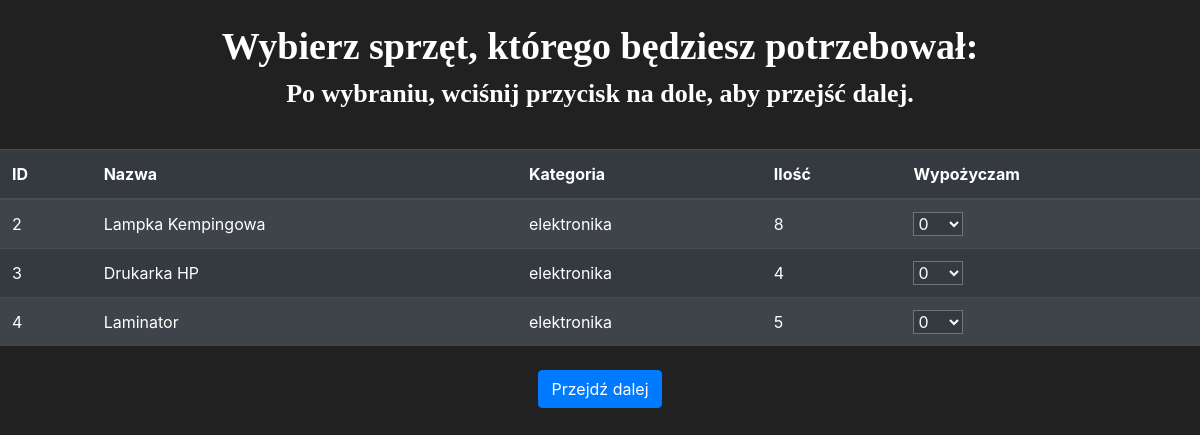
Page /takerequest on the earlier database version.
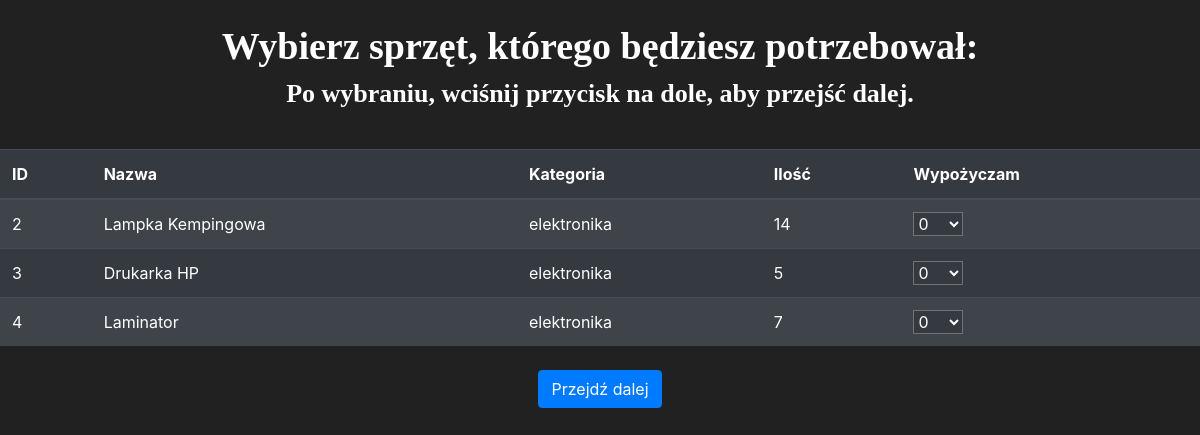
Same page on the later database version.
### app.py (models this page shows, shortened)
class Item(db.Model):
    id = db.Column(db.Integer(), primary_key=True)
    name = db.Column(db.String(length=30), nullable=False, unique=True)
    category = db.Column(db.String(length=30), nullable=False)
    amount = db.Column(db.Integer(), nullable=True)
    localization = db.Column(db.String(length=30), nullable=False)
    notes = db.Column(db.String(length=60), nullable=True)

### app.py (the view)
@app.route('/takerequest')
def take_request():
    items = Item.query.all()
    return render_template('take_request.html', items=items)

### templates/take_request.html (shortened to what this page needs)
<!DOCTYPE html>
<html lang="en">
<head>
    <link rel="stylesheet" href="https://cdn.jsdelivr.net/npm/bootstrap@4.5.3/dist/css/bootstrap.min.css">
</head>
<body>
<br>
<h1 style="font-family: Calibri; font-size: 38px; font-weight: 600; text-align:center;">
    Wybierz sprzęt, którego będziesz potrzebował:
</h1>
<h1 style="font-family: Calibri; font-size: 26px; font-weight: 600; text-align:center;">
    Po wybraniu, wciśnij przycisk na dole, aby przejść dalej.
</h1>
<form method="POST" action="{{ url_for('take_request_next') }}">
{% block table %}
<br>
<table class="table table-striped table-dark">
    <thead>
        <tr>
            <th>ID</th>
            <th>Nazwa</th>
            <th>Kategoria</th>
            <th>Ilość</th>
            <th>Wypożyczam</th>
        </tr>
    </thead>
    <tbody>
        {% for item in items %}
        <tr>
            <td>{{ item.id }}</td>
            <td>{{ item.name }}</td>
            <td>{{ item.category }}</td>
            <td>{{ item.amount }}</td>
            <td>
                <select name="item_{{ item.id }}" class="form-select bg-dark text-white border-secondary select-fixed">
                    {% for i in range(0, item.amount + 1) %}
                    <option value="{{ i }}">{{ i }}</option>
                    {% endfor %}
                </select>
            </td>
        </tr>
        {% endfor %}
    </tbody>
</table>
<div class="d-flex justify-content-center mt-4">
    <button type="submit" class="btn btn-primary">Przejdź dalej</button>
</div>
{% endblock %}
</form>
</body>
</html>

Differences in the rows shown:
changed Item "Lampka Kempingowa": amount "8" → "14"
changed Item "Drukarka HP": amount "4" → "5"
changed Item "Laminator": amount "5" → "7"
